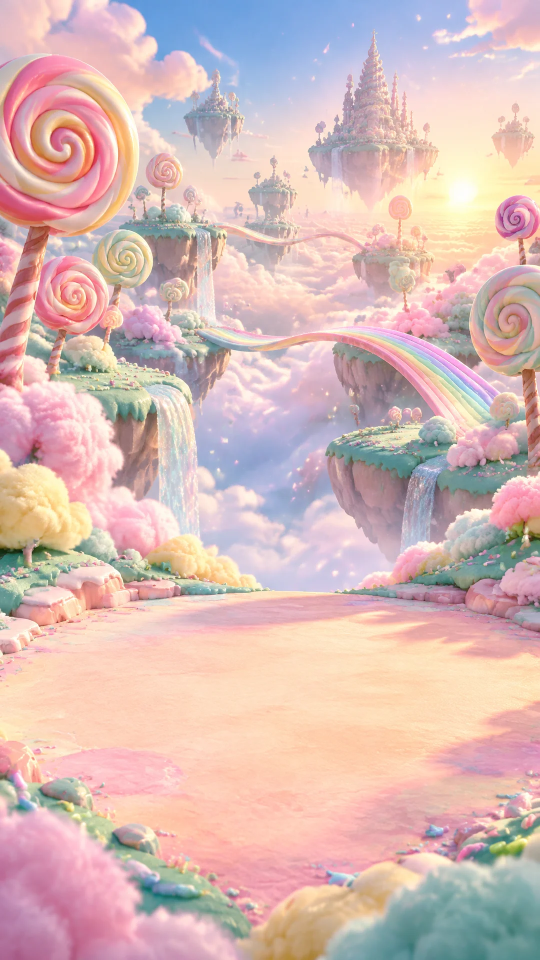
#> input picture assets/worlds/candy/still.webp, 1080 x 1920 px, found by its file name (shown at 1/2 size)
$ python buildRealScreenshots.py
#> lines starting #> are read from the running program, lines starting #| are printed output that depends on the picture
#!/usr/bin/env python3
"""
buildRealScreenshots.py
Builds professional, high-converting App Store screenshots for Zikaron3D using
the real in-game screenshots captured by the user.

Outputs:
  assets/store/screenshots/final/iphone-1.png ... iphone-5.png  (1320 x 2868)
  assets/store/screenshots/final/ipad-1.png   ... ipad-5.png    (2064 x 2752)
"""

import math
import os
import sys
from PIL import Image, ImageDraw, ImageEnhance, ImageFilter, ImageFont
import numpy as np

ROOT = os.path.dirname(os.path.dirname(os.path.dirname(os.path.abspath(__file__))))
FINAL_DIR = os.path.join(ROOT, "assets", "store", "screenshots", "final")
os.makedirs(FINAL_DIR, exist_ok=True)

A = lambda *p: os.path.join(ROOT, "assets", *p)

FONT_DIRS = [
    "/System/Library/Fonts/Supplemental",
    "/System/Library/Fonts",
    "/Library/Fonts",
]

def get_font(names, size):
    for d in FONT_DIRS:
        for name in names:
            p = os.path.join(d, name)
            if os.path.exists(p):
                try:
                    return ImageFont.truetype(p, size)
                except OSError:
                    continue
    return ImageFont.load_default()

def bold_font(size):
    return get_font(["Arial Rounded Bold.ttf", "Arial Black.ttf", "HelveticaNeue-Bold.otf", "HelveticaNeue.ttc"], size)

def med_font(size):
    return get_font(["Arial Rounded Bold.ttf", "Arial Bold.ttf", "HelveticaNeue-Medium.otf"], size)

def draw_star(draw, cx, cy, r_outer, r_inner, fill):
    points = []
    for i in range(10):
        r = r_outer if i % 2 == 0 else r_inner
        angle = i * math.pi / 5 - math.pi / 2
        points.append((cx + r * math.cos(angle), cy + r * math.sin(angle)))
    draw.polygon(points, fill=fill)

CARDS_CONFIG = [
    {
        "id": "meadow",
        "path": "/Users/erezg/.gemini/antigravity/brain/7c1c396a-d6ed-4359-9ec2-d4a6d6a71f39/.user_uploaded/media_1794074126791_2a9640ff.png",
        "crop": (23, 14, 297, 608),
        "badge": "16 ANIMATED COMPANIONS",
        "title": "MEET THE CRITTERS",
        "subtitle": "Pop & match adorable 3D critters across lush meadows",
        "accent": (251, 191, 36),     # Gold/Amber
        "tint": (245, 158, 11),
    },
    {
        "id": "candy",
        "path": "/Users/erezg/.gemini/antigravity/brain/7c1c396a-d6ed-4359-9ec2-d4a6d6a71f39/.user_uploaded/media_1794074126775_af644891.png",
        "crop": (18, 16, 312, 654),
        "badge": "RELAXING ZEN ARCADE",
        "title": "CATCH FALLING STARS",
        "subtitle": "Glide across pastel rainbows in dreamy candy skies",
        "accent": (244, 114, 182),    # Pastel Pink
        "tint": (236, 72, 153),
    },
    {
        "id": "circuit",
        "path": "/Users/erezg/.gemini/antigravity/brain/7c1c396a-d6ed-4359-9ec2-d4a6d6a71f39/.user_uploaded/media_1794074126770_a831425e.png",
        "crop": (20, 15, 314, 653),
        "badge": "FAST-PACED RHYTHM ARCADE",
        "title": "FEEL THE RHYTHM",
        "subtitle": "Tap the cosmic beat & test your reaction speed",
        "accent": (56, 189, 248),     # Electric Cyan
        "tint": (14, 165, 233),
    },
    {
        "id": "grove",
        "path": "/Users/erezg/.gemini/antigravity/brain/7c1c396a-d6ed-4359-9ec2-d4a6d6a71f39/.user_uploaded/media_1794074126787_50011365.png",
        "crop": (26, 17, 320, 655),
        "badge": "TACTILE LOGIC FLOW",
        "title": "FLOW & BLOSSOM",
        "subtitle": "Guide glowing circuit energy to bloom rare flowers",
        "accent": (52, 211, 153),     # Emerald Green
        "tint": (16, 185, 129),
    },
    {
        "id": "summit",
        "path": "/Users/erezg/.gemini/antigravity/brain/7c1c396a-d6ed-4359-9ec2-d4a6d6a71f39/.user_uploaded/media_1794074126781_5ae3ae68.png",
        "crop": (18, 13, 312, 651),
        "badge": "HARMONIC CELESTIAL MEMORY",
        "title": "ECHO THE MELODY",
        "subtitle": "Follow ancient harmonic echoes beneath the aurora",
        "accent": (192, 132, 252),    # Mystic Violet
        "tint": (168, 85, 247),
    },
]

def render_device_screen(cfg, target_w, target_h, corner_r):
    # 1. Load crop
    im_src = Image.open(cfg["path"]).convert("RGBA")
    crop = im_src.crop(cfg["crop"])

    # 2. Multi-stage enhancement: color pop + crisp sharpness
    enh = ImageEnhance.Color(crop).enhance(1.08)
    enh = ImageEnhance.Contrast(enh).enhance(1.05)
    screen_resized = enh.resize((target_w, target_h), Image.LANCZOS)
    screen_resized = screen_resized.filter(ImageFilter.UnsharpMask(radius=2, percent=125, threshold=3))

    # 3. Mask rounded corners
    mask = Image.new("L", (target_w, target_h), 0)
    ImageDraw.Draw(mask).rounded_rectangle((0, 0, target_w - 1, target_h - 1), radius=corner_r, fill=255)
    screen_comp = Image.new("RGBA", (target_w, target_h), (0, 0, 0, 0))
    screen_comp.paste(screen_resized, (0, 0), mask)
    return screen_comp

def build_card(cfg, is_ipad=False):
#> called with is_ipad = False
    W, H = (2064, 2752) if is_ipad else (1320, 2868)
    card = Image.new("RGBA", (W, H), (10, 6, 25, 255))
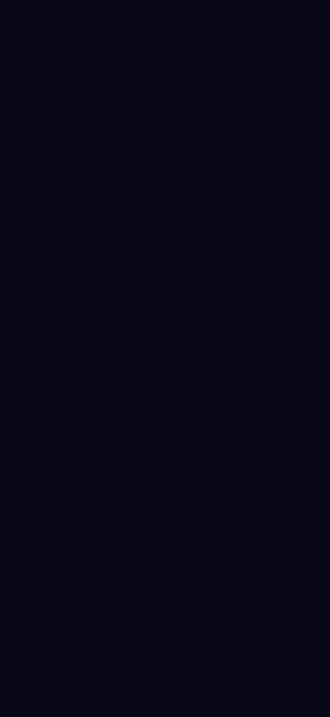
#> card: PIL image 1320x2868 RGBA (shown at 1/4 size); mean R, G, B, A 10, 6, 25, 255

    # 1. Thematic World Background
    bg_path = A("worlds", cfg["id"], "still.webp")
    if os.path.exists(bg_path):
        still = Image.open(bg_path).convert("RGB")
#> still is the input picture: PIL image 1080x1920 RGB; mean R, G, B 214.9, 186, 182.5
        scale = max(W / still.width, H / still.height)
        nw, nh = int(still.width * scale) + 1, int(still.height * scale) + 1
        still = still.resize((nw, nh), Image.LANCZOS)
#> still: PIL image 1614x2869 RGB
        left = (nw - W) // 2
        top = int((nh - H) * 0.3)
        bg = still.crop((left, top, left + W, top + H))
        bg = bg.filter(ImageFilter.GaussianBlur(24 if is_ipad else 22))
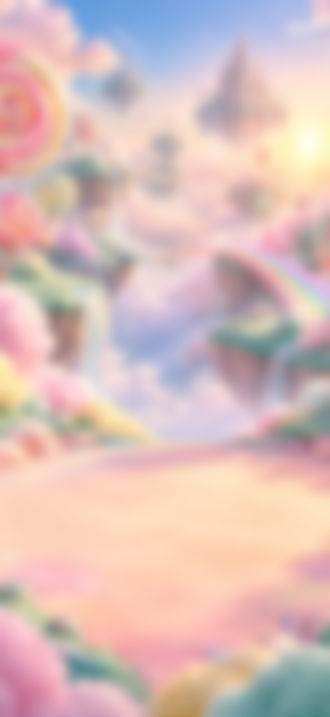
#> bg: PIL image 1320x2868 RGB (shown at 1/4 size); mean R, G, B 216.4, 189.3, 186

        # Atmospheric Darkening Veil
        arr = np.asarray(bg).astype(np.float32) * 0.36 + np.array([12, 8, 28], dtype=np.float32) * 0.64
        bg = Image.fromarray(arr.clip(0, 255).astype(np.uint8), "RGB").convert("RGBA")
#> bg: PIL image 1320x2868 RGBA
        card.alpha_composite(bg)

    # 2. Ambient Radial Glow
    yy, xx = np.mgrid[0:H, 0:W]
    cx = W * 0.5
    cy = H * (0.60 if is_ipad else 0.58)
    glow_rx = W * 0.85
    glow_ry = H * (0.50 if is_ipad else 0.55)
    glow = np.clip(1.0 - np.sqrt(((xx - cx) / glow_rx) ** 2 + ((yy - cy) / glow_ry) ** 2), 0, 1) ** 2
    tint = Image.new("RGBA", (W, H), (*cfg["accent"], 255))
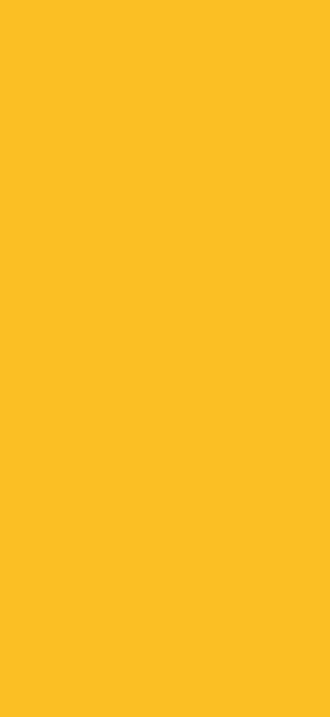
#> tint: PIL image 1320x2868 RGBA (shown at 1/4 size); mean R, G, B, A 251, 191, 36, 255
    tint.putalpha(Image.fromarray((glow * 80).astype(np.uint8), "L"))
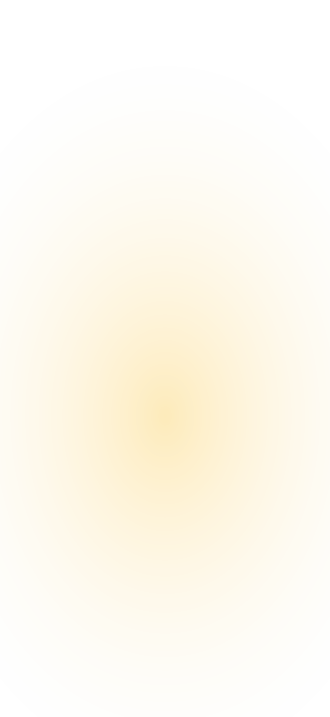
#> tint: PIL image 1320x2868 RGBA (shown at 1/4 size); mean R, G, B, A 251, 191, 36, 17.8; transparent parts drawn white
    card.alpha_composite(tint)
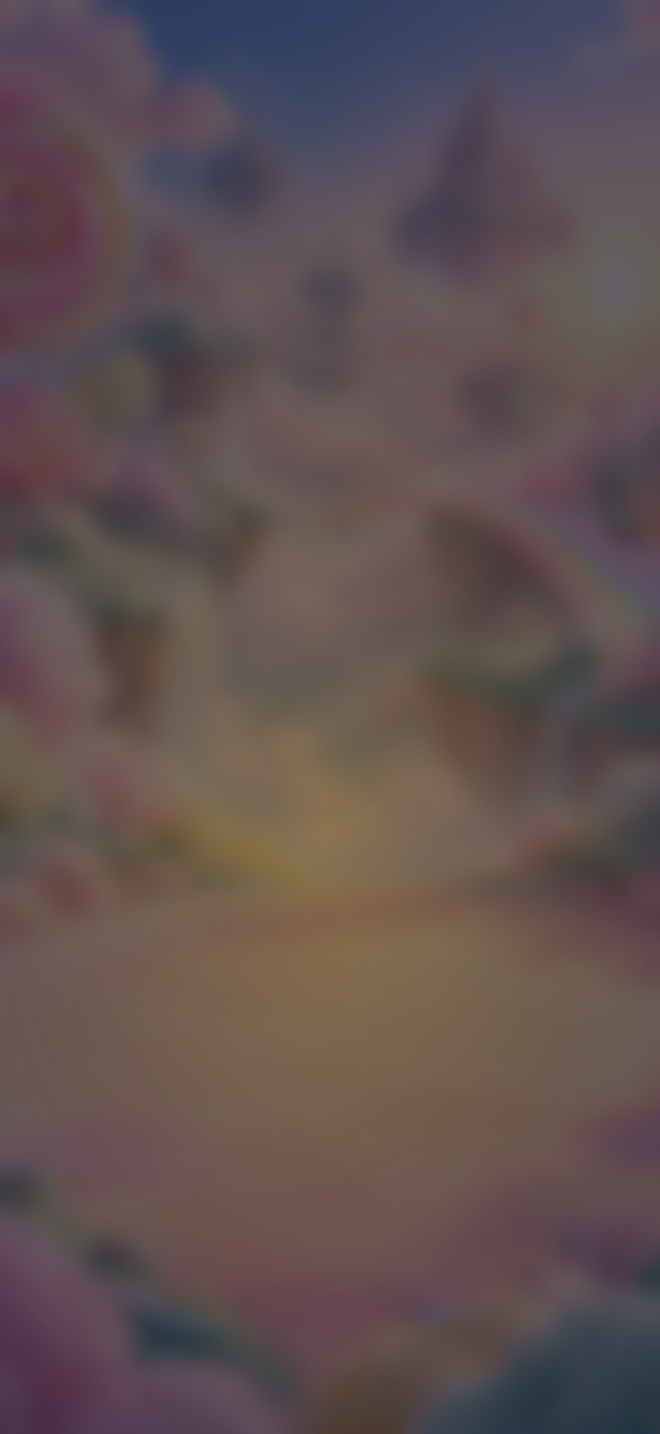
#> card: PIL image 1320x2868 RGBA (shown at 1/2 size); mean R, G, B, A 96.5, 80.9, 81, 255

    d = ImageDraw.Draw(card)

    # 3. Typography & Header Elements
    accent_rgb = cfg["accent"]

    # Badge Pill
    pill_text = cfg["badge"]
    f_pill = bold_font(42 if is_ipad else 32)
    tw = d.textlength(pill_text, font=f_pill)
#> tw = 134
    star_spacing = 38 if is_ipad else 28
    pw = int(tw + star_spacing * 2 + (80 if is_ipad else 64))
#> pw = 254
    ph = 76 if is_ipad else 62
    px = (W - pw) // 2
#> px = 533
    py = 140 if is_ipad else 135

    # Pill background
    d.rounded_rectangle(
        (px, py, px + pw, py + ph),
        radius=ph // 2,
        fill=(28, 16, 54, 230),
        outline=(*accent_rgb, 220),
        width=3,
    )

    # Left & Right Stars inside Pill
    star_r_out = 13 if is_ipad else 10
    star_r_in = 6 if is_ipad else 5
    star_y = py + ph // 2
    draw_star(d, px + 28 if is_ipad else px + 22, star_y, star_r_out, star_r_in, accent_rgb)
    draw_star(d, px + pw - (28 if is_ipad else 22), star_y, star_r_out, star_r_in, accent_rgb)

    # Pill text
    text_x = (W - tw) // 2
#> text_x = 593
    text_y = py + (16 if is_ipad else 14)
    d.text((text_x, text_y), pill_text, font=f_pill, fill=(255, 235, 170))

    # Main Headline
    f_title = bold_font(110 if is_ipad else 84)
    title_text = cfg["title"]
    tw_title = d.textlength(title_text, font=f_title)
#> tw_title = 97
    tx = (W - tw_title) // 2
#> tx = 611
    ty = 250 if is_ipad else 230
    d.text((tx, ty + 5), title_text, font=f_title, fill=(0, 0, 0, 180)) # deep drop shadow
    d.text((tx, ty), title_text, font=f_title, fill=(255, 255, 255))

    # Subtitle
    f_sub = med_font(52 if is_ipad else 42)
    sub_text = cfg["subtitle"]
    tw_sub = d.textlength(sub_text, font=f_sub)
#> tw_sub = 245
    sx = (W - tw_sub) // 2
#> sx = 537
    sy = 390 if is_ipad else 345
    d.text((sx, sy + 3), sub_text, font=f_sub, fill=(0, 0, 0, 160))
    d.text((sx, sy), sub_text, font=f_sub, fill=(215, 225, 235))

    # 4. Realistic Device Frame
    if is_ipad:
        # On iPad canvas, display the phone as a prominent centered flagship hero
        phone_w = 1140
        phone_h = int(phone_w * (2868 / 1320))
        phone_x = (W - phone_w) // 2
        phone_y = 520
        corner_r = 85
    else:
        # iPhone 6.9" Canvas
        phone_w = 980
        phone_h = int(phone_w * (2868 / 1320))
        phone_x = (W - phone_w) // 2
        phone_y = 475
        corner_r = 75

    screen_comp = render_device_screen(cfg, phone_w, phone_h, corner_r)

    # Phone Chassis Dimensions
    chassis_pad = 18 if is_ipad else 16
    cw = phone_w + chassis_pad * 2
    ch = phone_h + chassis_pad * 2
    cx_pos = phone_x - chassis_pad
    cy_pos = phone_y - chassis_pad
    cr_outer = corner_r + chassis_pad

    # Multi-stage Realistic Shadow
    shadow_passes = [
        (40 if is_ipad else 35, 70 if is_ipad else 60, 95),
        (22 if is_ipad else 18, 35 if is_ipad else 30, 115),
        (10 if is_ipad else 8, 15 if is_ipad else 12, 135),
    ]
    for offset, blur, alpha in shadow_passes:
        s_layer = Image.new("RGBA", (W, H), (0, 0, 0, 0))
        s_d = ImageDraw.Draw(s_layer)
        s_d.rounded_rectangle((cx_pos, cy_pos + offset, cx_pos + cw, cy_pos + ch + offset), radius=cr_outer, fill=(0, 0, 0, alpha))
        s_layer = s_layer.filter(ImageFilter.GaussianBlur(blur))
        card.alpha_composite(s_layer)

    # Chassis Body (Matte Space Titanium + Diamond Cut Rim)
    chassis = Image.new("RGBA", (cw, ch), (0, 0, 0, 0))
    cd = ImageDraw.Draw(chassis)
    cd.rounded_rectangle((0, 0, cw - 1, ch - 1), radius=cr_outer, fill=(28, 28, 32, 255), outline=(75, 75, 85, 255), width=3)
    cd.rounded_rectangle((2, 2, cw - 3, ch - 3), radius=cr_outer - 2, outline=(140, 140, 155, 140), width=2)
    cd.rounded_rectangle((chassis_pad, chassis_pad, cw - chassis_pad - 1, ch - chassis_pad - 1), radius=corner_r, fill=(0, 0, 0, 255))
    card.alpha_composite(chassis, (cx_pos, cy_pos))

    # Paste Enhanced Gameplay Screen
    card.alpha_composite(screen_comp, (phone_x, phone_y))

    # Glass Sheen Highlight
    glass = Image.new("RGBA", (phone_w, phone_h), (0, 0, 0, 0))
    gd = ImageDraw.Draw(glass)
    gd.polygon([(0, 0), (phone_w // 2, 0), (0, phone_h // 2)], fill=(255, 255, 255, 10))
    glass = glass.filter(ImageFilter.GaussianBlur(8))
    card.alpha_composite(glass, (phone_x, phone_y))

    return card.convert("RGB")

def main():
    print("Building definitive, real App Store screenshots for Zikaron3D...")

    for idx, cfg in enumerate(CARDS_CONFIG, start=1):
        # 1. iPhone 6.9" (1320 x 2868)
        iphone_card = build_card(cfg, is_ipad=False)
        iphone_out = os.path.join(FINAL_DIR, f"iphone-{idx}.png")
        iphone_card.save(iphone_out, "PNG", optimize=True)
        print(f"  ✓ iphone-{idx}.png ({iphone_card.size[0]}x{iphone_card.size[1]}) -> {cfg['title']}")

        # 2. iPad 13" (2064 x 2752)
        ipad_card = build_card(cfg, is_ipad=True)
        ipad_out = os.path.join(FINAL_DIR, f"ipad-{idx}.png")
        ipad_card.save(ipad_out, "PNG", optimize=True)
        print(f"  ✓ ipad-{idx}.png ({ipad_card.size[0]}x{ipad_card.size[1]}) -> {cfg['title']}")

    print(f"\nAll 10 App Store screenshots successfully generated in {os.path.relpath(FINAL_DIR, ROOT)}!")

if __name__ == "__main__":
#> (the run stopped early here; a loop or call above may not have finished)
